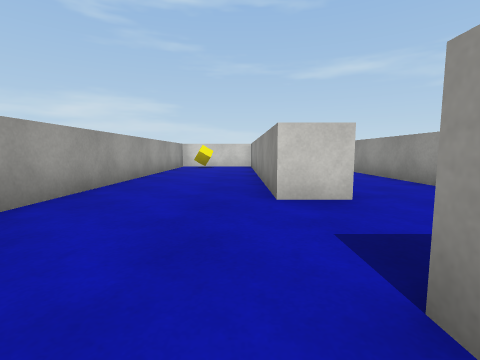
view 1 (above)

24 first-person views from a walk through a 3-D level made in the Unity game engine. The camera is 0.62 m above the floor, tilts 6° down and sees 85° across. The floor is counted in squares, 1 m on a side. Each view is taken from the middle of a square. On the plan, view 1 faces up. The plan holds only what a view shows up to about 9 squares ahead; the rest is blank. The place goes on beyond the plan. The player is left out. Surface patterns are stand-ins for the level's own textures.

view 2
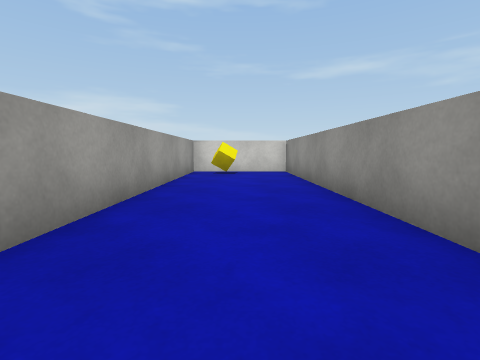

view 3
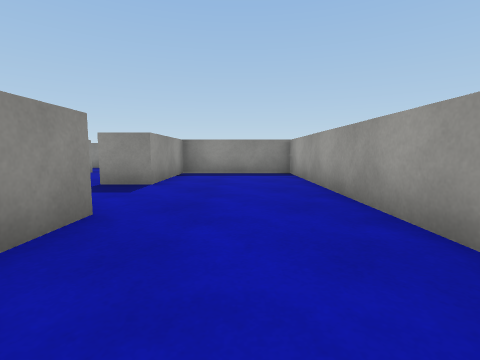

view 4
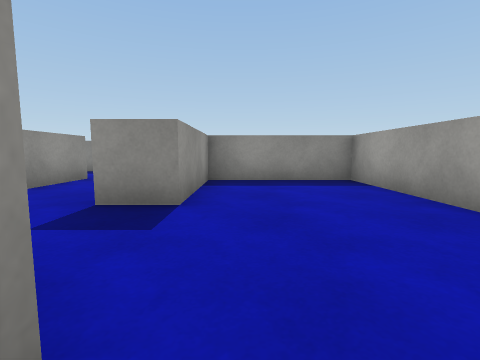

view 5
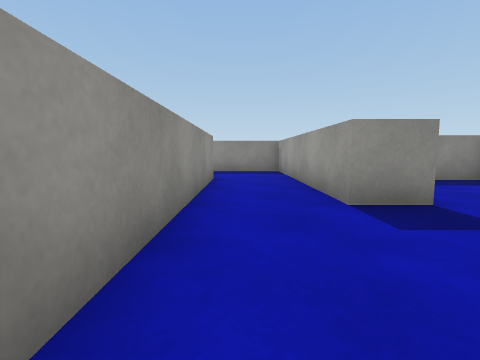

view 6
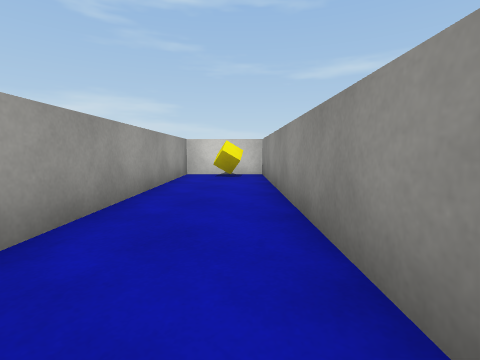

view 7
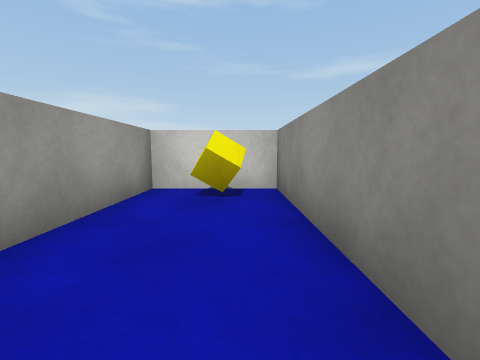

view 8
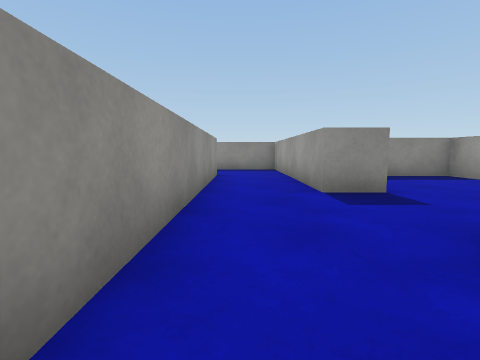

view 9
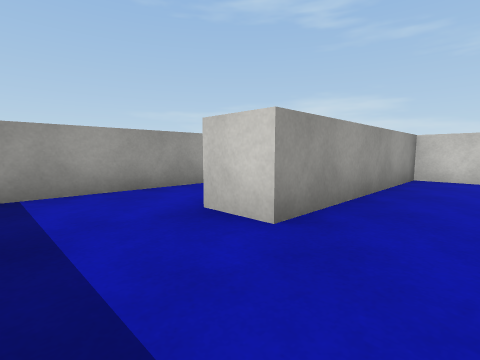

view 10
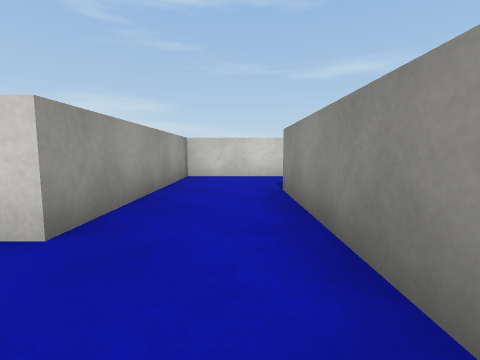

view 11
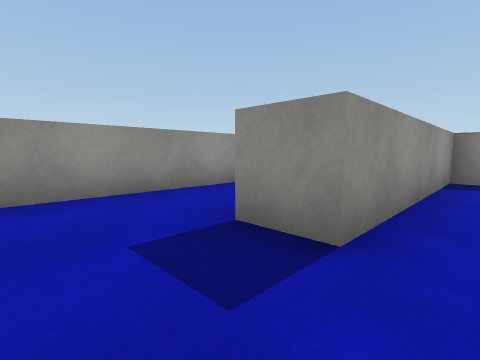

view 12
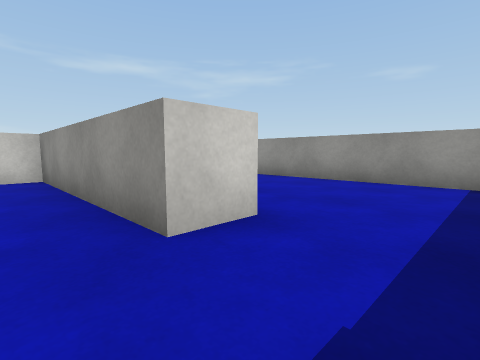

view 13
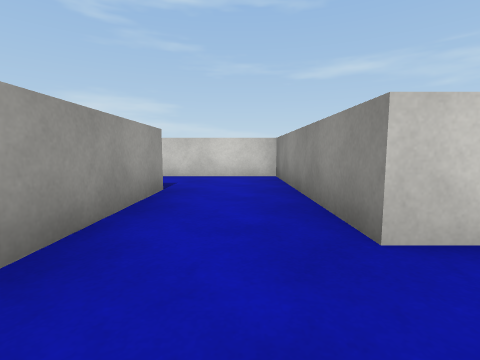

view 14
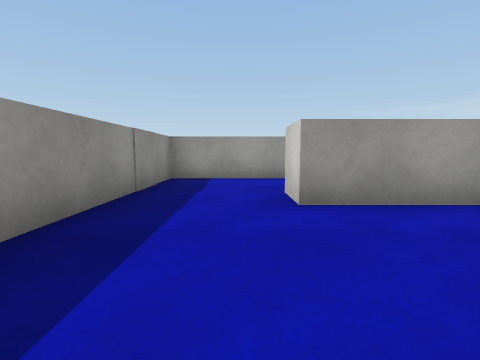

view 15
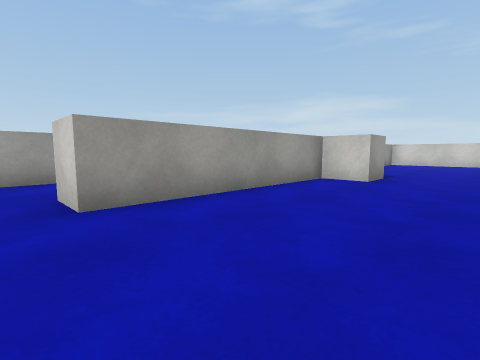

view 16
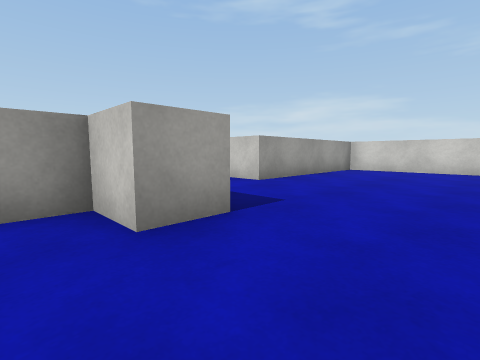

view 17
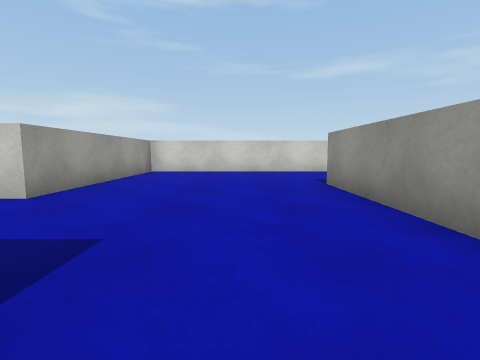

view 18
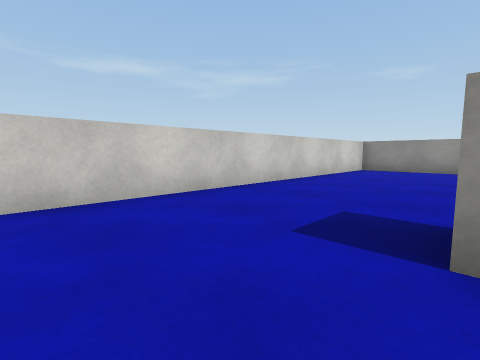

view 19
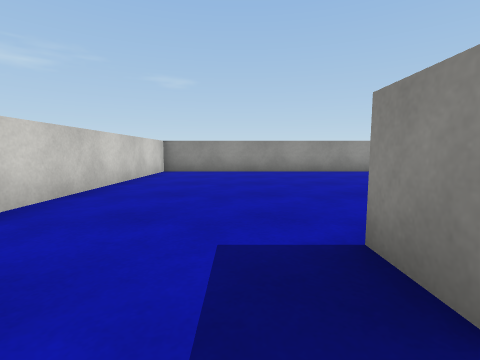

view 20
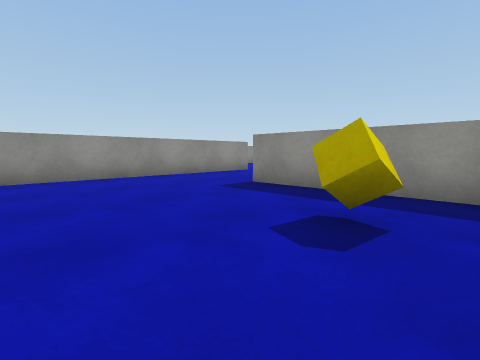

view 21
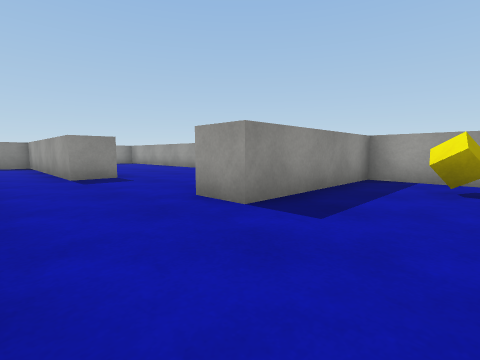

view 22
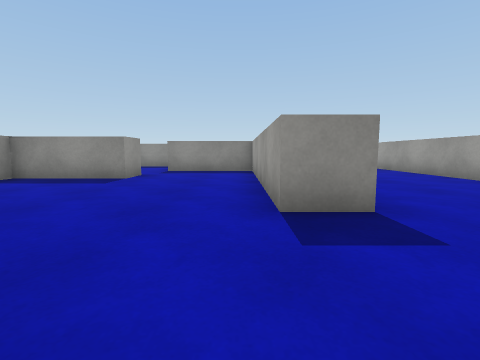

view 23
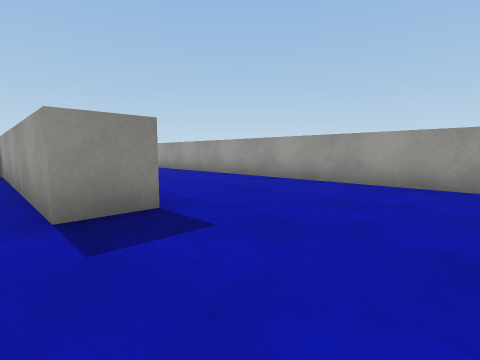

view 24
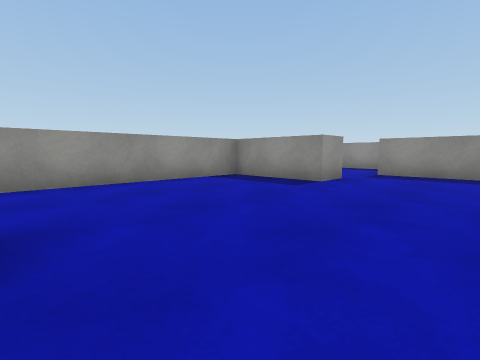

### Floor plan
Points are (right, up) in squares from view 1. A wall is a line through its corners. A room is listed if a view was taken in it or the views show most of it. See-through windows are left out.
Room 1 (views 1, 2, 3, 4)
walls: (1.5, 3.4) (0.5, 3.4) (0.5, 11.5) (-2.5, 11.5) (-2.5, -1.9) (0.7, -1.9) (0.7, 0.9) (1.7, 0.9)
ways out: opening at (1, 2.5) to room 2
objects: yellow cube (-1, 10)
Room 2 (views 5, 6, 7, 8)
walls: (1.7, 0.9) (1.7, -4.7) (5.5, -4.7); (4.6, -2.3) (3.6, -2.3) (3.6, 11.5) (1.5, 11.5) (1.5, 5.5)
ways out: opening at (1, 2.5) to room 1; opening at (4.5, -3.5) to room 3
objects: yellow cube (3, 11)
Room 3 (views 9, 10, 11)
walls: (8.5, 2.8) (4.6, 2.8) (4.6, -2.3); (5.5, -4.7) (6.7, -4.7) (6.7, 0.3) (7.7, 0.3)
ways out: opening at (4.5, -3.5) to room 2; opening at (7.5, 1.5) to room 4
Room 4 (views 12, 13)
walls: (10.9, -2.3) (9.9, -2.3) (9.9, 2.8) (8.5, 2.8); (7.7, 0.3) (7.7, -4.7) (12.2, -4.7)
ways out: opening at (7.5, 1.5) to room 3; opening at (10.5, -3.5) to room 5
Room 5 (views 14, 15, 16, 17, 18, 19, 20, 21, 22, 23, 24)
walls: (19.5, 0.3) (20.6, 0.3) (20.6, -5.8) (23.5, -5.8); (15.7, 2.9) (15.7, -6.1); (22.6, 2.8) (22.6, 11.5) (10.1, 11.5) (10.1, 6.5) (9.1, 6.5); (14.7, 4.8) (14.7, 8.2) (15.8, 8.2); (15.7, 6.8) (15.7, 4.8) (19.8, 4.8) (19.8, 3.8); (12, 3.9) (12, 2.8) (10.9, 2.8) (10.9, -2.3); (14.7, -3.9) (14.7, 1); (23.7, -4.2) (23.7, -3.2) (26.4, -3.2) (26.4, 1.9)
ways out: opening at (10.5, -3.5) to room 4; opening at (23, -5)
objects: yellow cube (17, 7)

Positions as (right, up) in squares from view 1, and headings:
1: (0, 0), facing up
2: (-1, 3), facing up
3: (-1, 6), facing down
4: (0, 4), facing down
5: (3, 4), facing down
6: (3, 4), facing up
7: (3, 7), facing up
8: (3, 5), facing down
9: (6, -4), facing up-left
10: (6, -4), facing up
11: (6, 2), facing down-right
12: (9, -4), facing up-right
13: (9, -4), facing up
14: (14, -3), facing left
15: (14, -3), facing up-left
16: (14, 2), facing up-left
17: (13, 3), facing up
18: (13, 8), facing up-right
19: (14, 9), facing right
20: (16, 9), facing down-right
21: (22, 7), facing down-left
22: (21, 3), facing down
23: (21, 3), facing down-left
24: (21, 2), facing down-right
